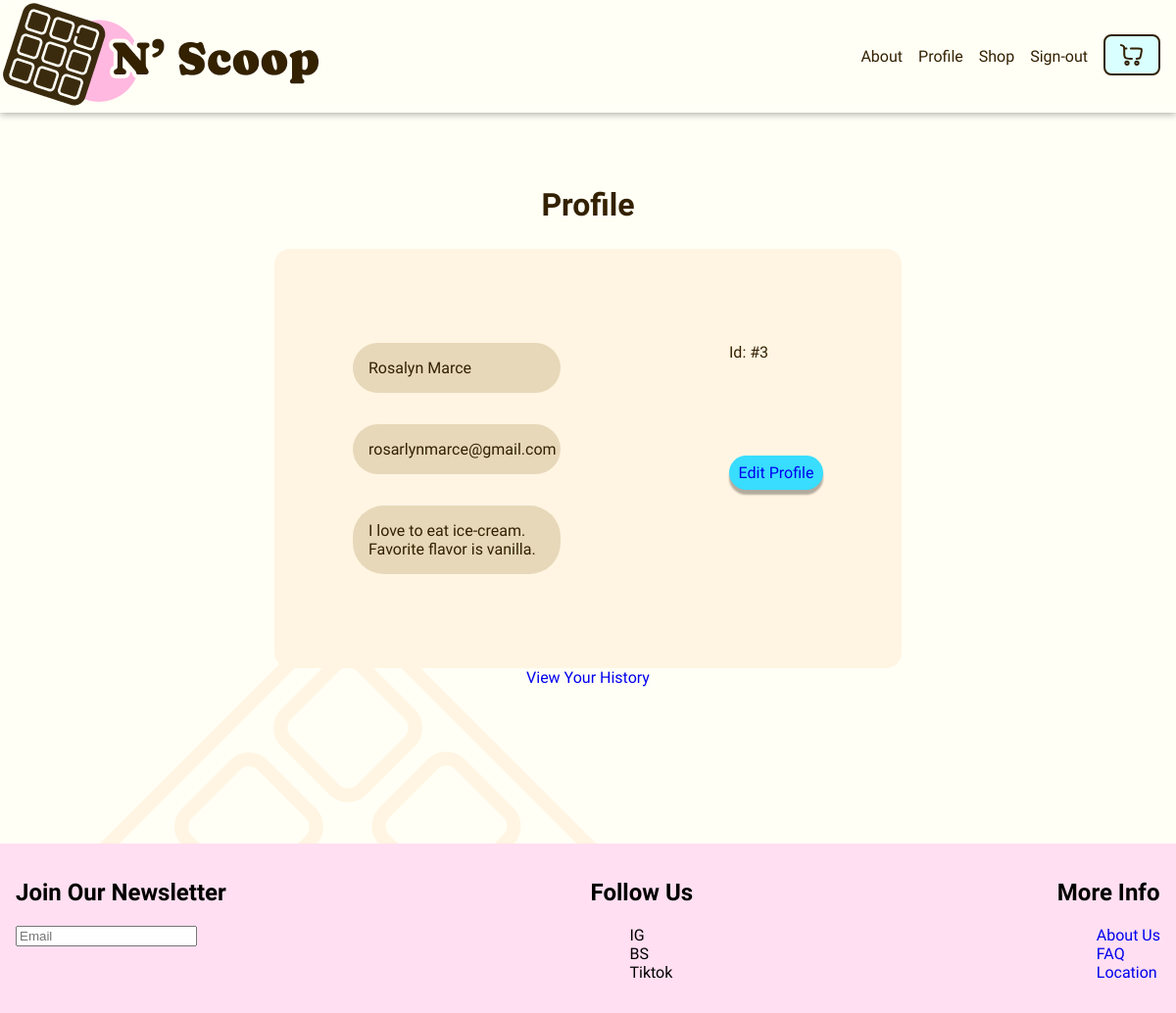
/profile (signed in), run on the app's committed database.
### tables this page shows
CREATE TABLE users (
    id INTEGER PRIMARY KEY AUTOINCREMENT,
    username TEXT NOT NULL UNIQUE,
    name TEXT, 
    password TEXT NOT NULL,
    email TEXT UNIQUE,
    description TEXT,
    cart_id INTEGER,
    created_at DATETIME DEFAULT CURRENT_TIMESTAMP,
    updated_at DATETIME DEFAULT CURRENT_TIMESTAMP,
    FOREIGN KEY (cart_id) REFERENCES cart(id)
);

### app.py (the view)
@app.route("/profile")
@login_required
def profile():
  user_id = session["user_id"]
  db = get_db()
  user = db.execute("SELECT name, email, description FROM users WHERE id = ?", (user_id,)).fetchone()
  print(user)
  return render_template("profile.html", user_id=user_id, name=user["name"], email=user["email"], description=user["description"] )

### app.py (called while the page is built)
@app.teardown_appcontext
def close_connection(exception):
  db = getattr(g, '_database', None)
  if db is not None:
    db.close()

### helpers.py (called while the page is built)
def login_required(f):
    @wraps(f)
    def decorator_function(*args, **kwargs):
        if session.get("user_id") is None:
            session.clear()
            return redirect("/login")
        return f(*args, **kwargs)
    return decorator_function

def get_db():
    if not hasattr(g, '_database'):
        g._database = g._database = sqlite3.connect(DATABASE)
        g._database.row_factory = sqlite3.Row
    return g._database

### templates/profile.html (shortened to what this page needs)
{% extends "layout.html" %}
{% block main%}
<section class="container">
  <h1>Profile</h1>
    <div class="profile-container">
      <div class="profile-form-t-container">
        {% if not name %}
        <p class="profile-fields profile-name"></p>
        {% else %}
        <p class="profile-fields profile-name">{{ name }}</p>
        {% endif %}
        {% if not email %}
        <p class="profile-fields profile-name" ></p>
        {% else %}
        <p class="profile-fields profile-name" >{{email}}</p>
        {% endif %}
        {% if not description %}
        <p class="profile-fields profile-name">About You </p>
        {% else %}
        <p class="profile-fields profile-name"> {{ description }}</p>
        {% endif %}
      </div>
      <div class="profile-form-b-container">
        {% if user_id %}
        <p>Id: #{{ user_id }}</p>
        {%else %}
        <p>Id: ###</p>
        {%endif%}
        <button class="btn-primary"><a href="/edit-profile">Edit Profile</a></button>
      </div>
    </div>
    <div>
      <a href="/history">View Your History</a>
    </div>
</section>
{% endblock %}

### static/style.css (style rules this page uses)
body { margin: 0; width: 100vw; font-family: "Caprasimo", serif; font-weight: 300; overscroll-behavior: none; background-image: url("../static/images/Product_Photos/BG-General.png"); }
html { margin: 0; scroll-behavior: smooth; }
a { text-decoration: none; }
*::before, *:after { box-sizing: border-box; }
.container { display: flex; flex-direction: column; align-items: center; margin: 3rem 0 10rem 0; color: #332100; }
.container h1 { font-size: 2rem; }
.profile-form-t-container { display:flex; flex-direction: column; justify-content: space-between; align-content: space-between; }
.profile-form-b-container { display: flex; flex-direction: column; gap: 5em; }
.profile-container { display: flex; flex-direction: row; justify-content: space-between; background-color: #FFF5E2; padding: 5rem; width: 40vw; border-radius: 1rem; }
.profile-fields { border: none; padding: 1rem; margin: 1rem 0 ; border-radius: 2rem; background-color: #E7D8BA; font-family: "Caprasimo", serif; width: 15vw; }
.btn-primary { background-color: #38DDFF; color:#FFF5E2; padding: .5rem; border: none; border-radius: 4rem; width: 8vw; cursor: pointer; font-family: "Caprasimo", serif; font-size: 1rem; box-shadow: 0px 5px 2px 0 rgba(0, 0, 0, .3); }

### data on the page
users: name "Rosalyn Marce", email "rosarlynmarce@gmail.com", description "I love to eat ice-cream. Favorite flavor is vanilla."

### other printed values
{{ user_id }} "3"
